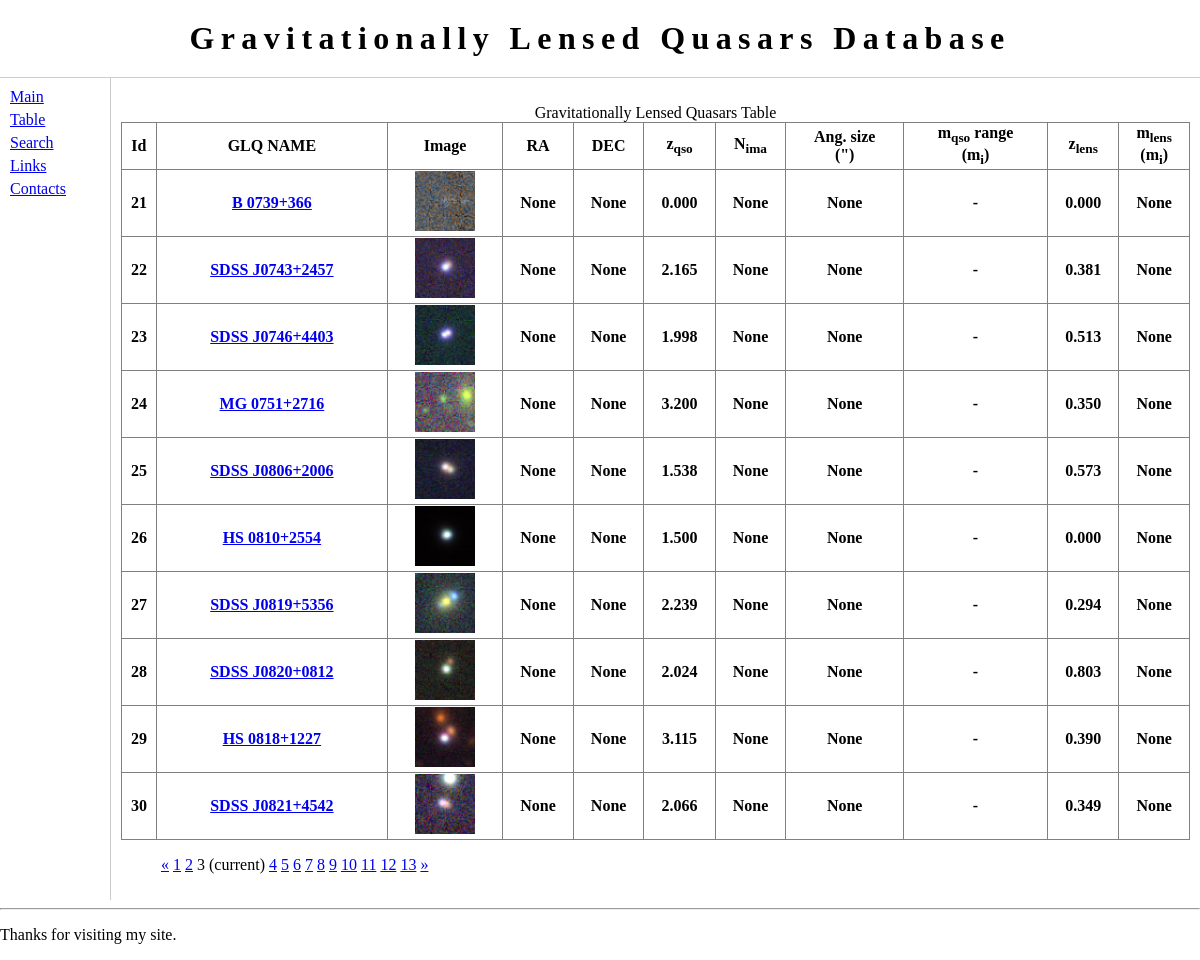
The page /lenses/table/?page=3 on the database its author committed.
### lenses/models.py (models this page shows, shortened)
class GLObject(models.Model):
    gl_name = models.CharField(max_length=30)
    gl_alpha = models.DecimalField(max_digits=8, decimal_places=5, default=0.0)
    gl_delta = models.DecimalField(max_digits=8, decimal_places=5, default=0.0)
    l_redshift = models.DecimalField(max_digits=5, decimal_places=3, default=0.0)
    q_redshift = models.DecimalField(max_digits=5, decimal_places=3, default=0.0)
    ang_sep = models.DecimalField(max_digits=5, decimal_places=3, default=0.0)
    time_delay = models.DecimalField(max_digits=5, decimal_places=1, default=0.0)
    gl_url = models.URLField(max_length=200, blank=True)
    gl_image = models.ImageField(blank=True)
    def c_count(self):
        pass
    def max_sep(self):
        pass
    def gl_ra(self):
        pass
    def gl_dec(self):
        pass
    def max_mag(self):
        pass
    def min_mag(self):
        pass
    def gal_mag(self):
        pass
    class Meta:
        ordering = ["gl_alpha"]

### lenses/views.py (the view)
def index(request):
    latest_gls_list = GLObject.objects.all()
    paginator = Paginator(latest_gls_list, 10)
    page = request.GET.get('page')
    try:
        context = paginator.page(page)
    except PageNotAnInteger:
        context = paginator.page(1)
    except EmptyPage:
        context = paginator.page(paginator.num_pages)
    return render(request, 'lenses/index.html',{'latest_gls_list': context})

### lenses/templates/lenses/index.html (shortened to what this page needs)
{% extends "lenses/base.html" %}
{% load static %}
{% block content %}
<table border="1">
<caption>Gravitationally Lensed Quasars Table</caption>
	<tr>
        <th>Id</th>
		<th>GLQ NAME</th>
        <th>Image</th>
		<th>RA</th>
		<th>DEC</th>
        <th>z<sub>qso</sub></th>
		<th>N<sub>ima</sub></th>
        <th>Ang. size <br> (")</th>
        <th>m<sub>qso</sub> range <br>(m<sub>i</sub>)</th>
        <th>z<sub>lens</sub></th>
        <th>m<sub>lens</sub><br>(m<sub>i</sub>)</th>
{% if latest_gls_list %}
    <ul>
    {% for glsobject in latest_gls_list %}
    	<tr>
            <th>{{ forloop.counter0|add:latest_gls_list.start_index }}</th>
    		<th><a href="{% url 'lenses:detail' glsobject.id %}">{{ glsobject.gl_name }} </a></th>
            <th>
                {% if glsobject.gl_image %}
                    <img src={{glsobject.gl_image.url}} width="60" height="60">
                {% else %}
                    <img src= "{% static 'lenses/empty60.jpeg' %}"  width="60" height="60">
                {% endif %}
            </th>
            <th>{{glsobject.gl_ra}}</th>
        	<th>{{glsobject.gl_dec}}</th>
            <th>{{glsobject.q_redshift}}</th>
        	<th>{{glsobject.c_count}}</th>
            <th>{{glsobject.max_sep}}</th>
            <th>{{glsobject.max_mag|floatformat:-1}} -
                {{glsobject.min_mag|floatformat:-1}}</th>
            <th>{{glsobject.l_redshift}}</th>
            <th>{{glsobject.gal_mag}}</th>
    {% endfor %}
    </ul>
{% else %}
    <p>No GLQs are available.</p>
{% endif %}
</table>
{% if latest_gls_list.has_other_pages %}
  <ul class="pagination">
    {% if latest_gls_list.has_previous %}
      <a href="?page={{ latest_gls_list.previous_page_number }}">&laquo;</a>
    {% else %}
      <span>&laquo;</span>
    {% endif %}
    {% for i in latest_gls_list.paginator.page_range %}
      {% if latest_gls_list.number == i %}
        <span>{{ i }} <span class="sr-only">(current)</span></span>
      {% else %}
        <a href="?page={{ i }}">{{ i }}</a>
      {% endif %}
    {% endfor %}
    {% if latest_gls_list.has_next %}
      <a href="?page={{ latest_gls_list.next_page_number }}">&raquo;</a>
    {% else %}
      <span>&raquo;</span>
    {% endif %}
  </ul>
{% endif %}
{% endblock %}

### lenses/static/lenses/main.css (style rules this page uses)
body { margin: 0px; padding: 0px; }
#main table { width: 100%; border-collapse: collapse; }

### rows shown on the page
GLObject: gl_name "B 0739+366", gl_image (picture), gl_ra "None", gl_dec "None", q_redshift "0.000", c_count "None", max_sep "None", l_redshift "0.000", gal_mag "None"
GLObject: gl_name "SDSS J0743+2457", gl_image (picture), gl_ra "None", gl_dec "None", q_redshift "2.165", c_count "None", max_sep "None", l_redshift "0.381", gal_mag "None"
GLObject: gl_name "SDSS J0746+4403", gl_image (picture), gl_ra "None", gl_dec "None", q_redshift "1.998", c_count "None", max_sep "None", l_redshift "0.513", gal_mag "None"
GLObject: gl_name "MG 0751+2716", gl_image (picture), gl_ra "None", gl_dec "None", q_redshift "3.200", c_count "None", max_sep "None", l_redshift "0.350", gal_mag "None"
GLObject: gl_name "SDSS J0806+2006", gl_image (picture), gl_ra "None", gl_dec "None", q_redshift "1.538", c_count "None", max_sep "None", l_redshift "0.573", gal_mag "None"
GLObject: gl_name "HS 0810+2554", gl_image (picture), gl_ra "None", gl_dec "None", q_redshift "1.500", c_count "None", max_sep "None", l_redshift "0.000", gal_mag "None"
GLObject: gl_name "SDSS J0819+5356", gl_image (picture), gl_ra "None", gl_dec "None", q_redshift "2.239", c_count "None", max_sep "None", l_redshift "0.294", gal_mag "None"
GLObject: gl_name "SDSS J0820+0812", gl_image (picture), gl_ra "None", gl_dec "None", q_redshift "2.024", c_count "None", max_sep "None", l_redshift "0.803", gal_mag "None"
GLObject: gl_name "HS 0818+1227", gl_image (picture), gl_ra "None", gl_dec "None", q_redshift "3.115", c_count "None", max_sep "None", l_redshift "0.390", gal_mag "None"
GLObject: gl_name "SDSS J0821+4542", gl_image (picture), gl_ra "None", gl_dec "None", q_redshift "2.066", c_count "None", max_sep "None", l_redshift "0.349", gal_mag "None"

### other values the page prints
{{ i }} "1" "2" "4" "5" "6" "7" "8" "9" "10" "11" "12" "13"
{{ i }} "3"
